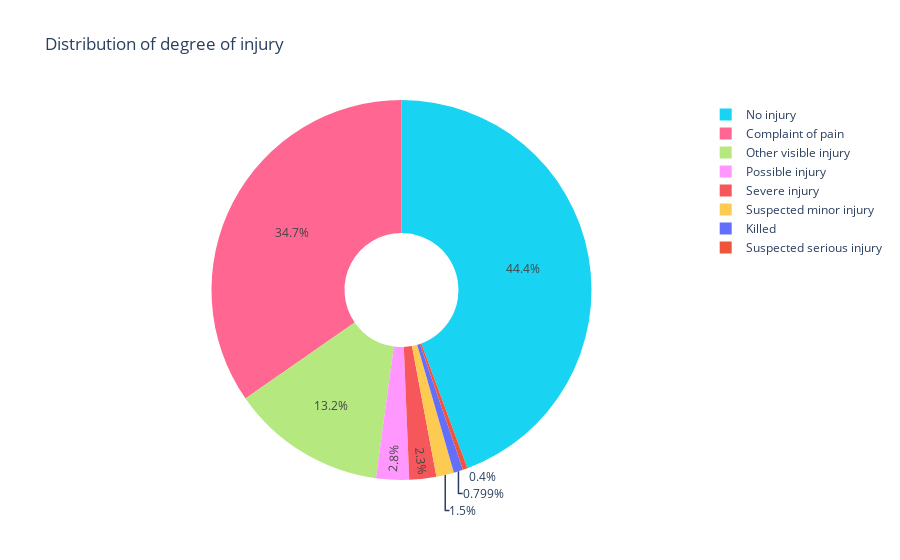

The notebook cell this image was saved under:
### Code cell
figure = px.pie(
    table, 
    values = 'Percentage', 
    names = 'victim_degree_of_injury', 
    color = 'victim_degree_of_injury',
    title = 'Distribution of degree of injury',
    color_discrete_map = plot_dictcolor,
    hole = 0.3)

figure.show()

### Figure 1 — Plotly figure (JSON) as saved in the notebook; plotly's stock layout.template omitted (floating-point values rounded to 4 significant figures)
{"data": [{"customdata": [["No injury"], ["Complaint of pain"], ["Other visible injury"], ["Possible injury"], ["Severe injury"], ["Suspected minor injury"], ["Killed"], ["Suspected serious injury"]], "domain": {"x": [0, 1], "y": [0, 1]}, "hole": 0.3, "hovertemplate": "victim_degree_of_injury=%{customdata[0]}<br>Percentage=%{value}<extra></extra>", "labels": ["No injury", "Complaint of pain", "Other visible injury", "Possible injury", "Severe injury", "Suspected minor injury", "Killed", "Suspected serious injury"], "legendgroup": "", "marker": {"colors": ["#19d3f3", "#FF6692", "#B6E880", "#FF97FF", "rgb(245,87,91)", "#FECB52", "#636efa", "#EF553B"]}, "name": "", "showlegend": true, "type": "pie", "values": [44.4, 34.7, 13.2, 2.8, 2.3, 1.5, 0.8, 0.4]}], "layout": {"legend": {"tracegroupgap": 0}, "title": {"text": "Distribution of degree of injury"}}}
